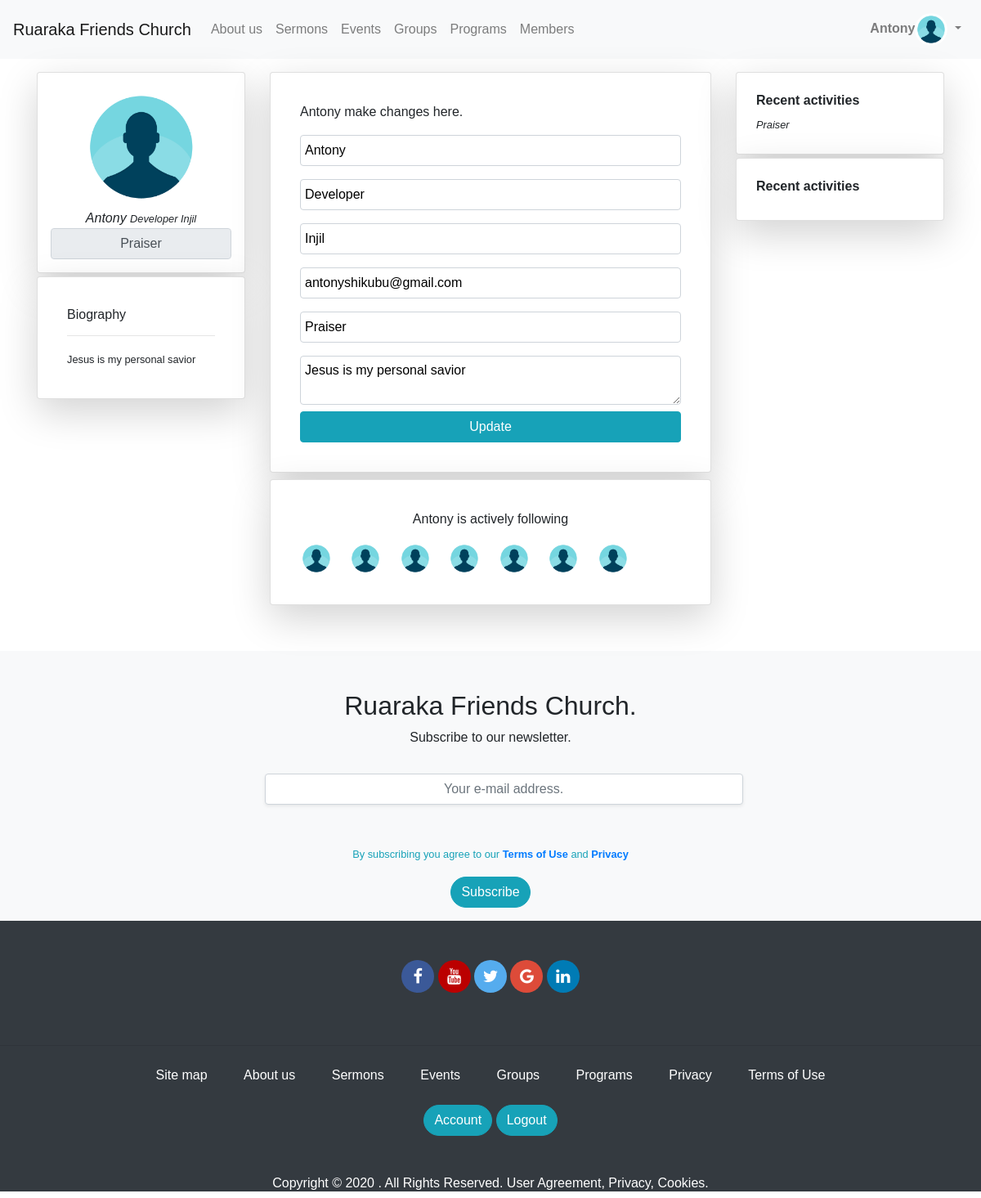
/profile/edit/Antony (signed in), run on an earlier commit of the app's database.
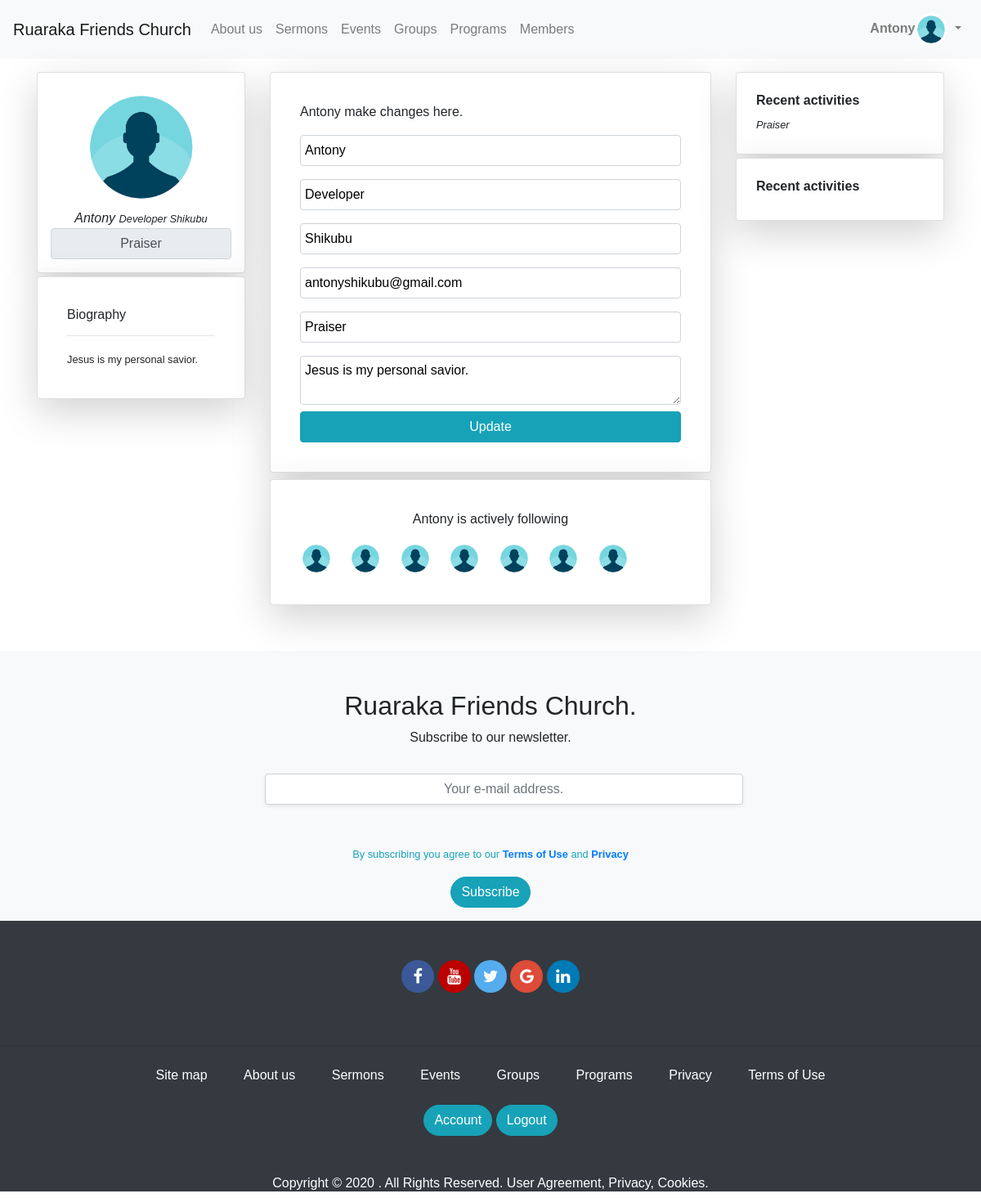
And on a later commit of the database.
### app/models.py (models this page shows, shortened)
class User(UserMixin,db.Model):
	id = db.Column(db.Integer, primary_key=True)
	username = db.Column(db.String(124), index=True,unique=True)
	firstname = db.Column(db.String(124), index=True)
	lastname = db.Column(db.String(124), index=True)
	email = db.Column(db.String(124), index=True, unique=True)
	password_hash = db.Column(db.String(124), index=True, unique=True)
	about_me = db.Column(db.String(150))
	avatar = db.Column(db.String(150))
	role = db.Column(db.String(124), index=True)
	posts = db.relationship('Post', backref='author', lazy='dynamic')

### app/routes.py (the view)
@app.route('/profile/edit/<username>', methods=['GET','POST'])
@login_required
def profile_edit(username):
	if current_user.username != username:
		return redirect(url_for('login'))
	form = EditUserProfile(current_user.username)
	if form.validate_on_submit():
		current_user.username = form.username.data
		current_user.firstname = form.firstname.data
		current_user.lastname = form.lastname.data
		current_user.email = form.email.data
		current_user.about_me = form.about_me.data
		current_user.avatar = form.avatar.data
		current_user.role = form.role.data
		db.session.commit()
		flash("Your changes have been submitted")
		return redirect(url_for('profile_edit', username=current_user.username))
	elif request.method == 'GET':
		form.username.data = current_user.username
		form.firstname.data = current_user.firstname
		form.lastname.data = current_user.lastname
		form.email.data = current_user.email
		form.about_me.data = current_user.about_me
		form.avatar.data = current_user.avatar
		form.role.data = current_user.role
	title = "{} | Profile ".format(current_user.username)
	return render_template('profile_edit.html',title=title,form=form)

### app/forms.py (shortened to what this page needs)
class EditUserProfile(FlaskForm):
	username = StringField('Username', validators=[DataRequired()])
	email = StringField('Email', validators=[DataRequired(),Email()])
	firstname = StringField('Firstname')
	lastname = StringField('Lastname')
	about_me = TextAreaField('Bio', validators=[Length(min=0,max=150)])
	avatar = StringField('Profile Picture')
	role = StringField('Role')
	submit = SubmitField("Update")
	def __init__(self, original_username, *args, **kwargs):
		super(EditUserProfile, self).__init__(*args, **kwargs)
		self.original_username = original_username

### app/models.py (called while the page is built)
@login.user_loader
def load_user(id):
	return User.query.get(int(id))

### app/templates/profile_edit.html (shortened to what this page needs)
{% extends 'base.html' %}
{% block content  %}
<section id="profile_section">
	<form action="{{url_for('profile_edit', username=current_user.username)}}" method="post" novalidate>
	<div class="container mt-3 mb-5">
		<div class="row">
			<div class="col-xs-12 col-sm-12 col-md-3 col-lg-3 col-xl-3">
				<div class="card shadow-lg p-3 mb-1 bg-white rounded text-center">
					<img src="{{url_for('static', filename='imgs/profile_pic.png')}}" class="img-rounded mx-auto" style="height: 150px; width:150px;min-width: 50;min-height: 50">
					<div class="card-body p-0">
						<em class="">{{current_user.username}} <small>{{current_user.firstname}} {{current_user.lastname}}</small></em>
						<input type="tex" disabled value="{{current_user.role}}" class="form-control" style="text-align: center">
					</div>
				</div>
				<div class="card shadow-lg p-3 mb-2 bg-white rounded">
					<div class="card-body">
						<h6>Biography</h6>
						<hr>
						<small class="">
							{{current_user.about_me}}
						 </small>
					</div>
				</div>
			</div>
			<div class="col-xs-12 col-sm-12 col-md-6 col-lg-6 col-xl-6">
				<div class="card shadow-lg p-3 mb-2 bg-white rounded">
					<div class="card-body">
						<p class=""> {{current_user.username}} make changes here. </p>
						<div class="form-group">
							{{form.username(class='form-control', placeholder='Username',type='text', style='color:black;padding:5px')}}
						</div>
						<div class="form-group">
							{{form.firstname(class='form-control', placeholder='First name',type='text', style='color:black;padding:5px')}}
						</div>
						<div class="form-group">
							{{form.lastname(class='form-control', placeholder='Last name',type='text', style='color:black;padding:5px')}}
						</div>
						<div class="form-group">
							{{form.email(class='form-control', placeholder='Bio',type='email', style='color:black;padding:5px')}}
						</div>
						<div class="form-group">
							{{form.role(class='form-control', placeholder='Role',type='text', style='color:black;padding:5px')}}
						</div>
						<div >
							{{form.about_me(class='form-control', placeholder='Bio',type='email', style='color:black;padding:5px')}}
						</div>
							{{form.submit(class='btn btn-info mt-2 btn-block')}}
					</div>
				</div>
				<div class="card shadow-lg p-3 mb-2 bg-white rounded">
					<div class="card-body">
						<p class="text-center">{{current_user.username}} is actively following</p>
						 <img src="{{url_for('static', filename='imgs/profile_pic.png')}}" class="img-rounded mr-3" style="height: 40px; width:40px">
						 <img src="{{url_for('static', filename='imgs/profile_pic.png')}}" class="img-rounded mr-3" style="height: 40px; width:40px">
						 <img src="{{url_for('static', filename='imgs/profile_pic.png')}}" class="img-rounded mr-3" style="height: 40px; width:40px">
						 <img src="{{url_for('static', filename='imgs/profile_pic.png')}}" class="img-rounded mr-3" style="height: 40px; width:40px">
						 <img src="{{url_for('static', filename='imgs/profile_pic.png')}}" class="img-rounded mr-3" style="height: 40px; width:40px">
						 <img src="{{url_for('static', filename='imgs/profile_pic.png')}}" class="img-rounded mr-3" style="height: 40px; width:40px">
						 <img src="{{url_for('static', filename='imgs/profile_pic.png')}}" class="img-rounded mr-3" style="height: 40px; width:40px">
					</div>
				</div>
			</div>
			<div class="col-xs-12 col-sm-12 col-md-3 col-lg-3 col-xl-3">
				<div class="card shadow-lg p-1 mb-1 bg-white rounded">
					<div class="card-body">
						<h6><strong>Recent activities</strong></h6>
						<small><em>{{current_user.role}}</em></small>
					</div>
				</div>
				<div class="card shadow-lg p-1 mb-1 bg-white rounded">
					<div class="card-body">
						<h6><strong>Recent activities</strong></h6>
					</div>
				</div>
			</div>
		</div>
	</div>
	</form>
</section>
{% endblock content  %}

### app/templates/_navbar.html (shortened to what this page needs)
<nav class="navbar navbar-expand-lg navbar-light bg-light">
  <a class="navbar-brand" href="{{url_for('index')}}">Ruaraka Friends Church</a>
  <div class="collapse navbar-collapse" id="navbarNav">
    <ul class="navbar-nav ">
      <li class="nav-item">
        <a class="nav-link" href="#">About us</a>
      </li>
      <li class="nav-item">
        <a class="nav-link" href="#">Sermons</a>
      </li>
      <li class="nav-item">
        <a class="nav-link" href="#">Events</a>
      </li>
       <li class="nav-item">
        <a class="nav-link" href="#">Groups</a>
      </li>
       <li class="nav-item">
        <a class="nav-link" href="#">Programs</a>
      </li>
      <li class="nav-item">
        <a class="nav-link" href="{{url_for('members')}}">Members</a>
      </li>
    </ul>
    <ul class="navbar-nav ml-auto">
      {% if current_user.is_anonymous %}
      <li class="nav-item">
        <a class="nav-link btn btn-info btn_custom" href="{{url_for('signup')}}" style="color:white;padding-left:20px; padding-right: 20px">Join us</a>
      </li>
      <li class="nav-item">
        <a class="nav-link" href="{{url_for('login')}}" >Login</a>
      </li>
      {% else %}
      <li class="nav-item dropdown">
        <a class="nav-link dropdown-toggle" href="{{url_for('profile',username=current_user.username)}}" id="navbarDropdown" role="button" data-toggle="dropdown" aria-haspopup="true" aria-expanded="false">
          <span><strong>{{current_user.username}}</strong></span><img src="{{url_for('static', filename='imgs/profile_pic.png')}}" class="img-rounded" style="height: 40px; width:40px">
        </a>
      </li>
      {% endif %}
    </ul>
  </div>
</nav>

What changed in the data, as far as the page shows it:
changed User "Antony": lastname "Injil" → "Shikubu"; about_me "Jesus is my personal savior" → "Jesus is my personal savior."
